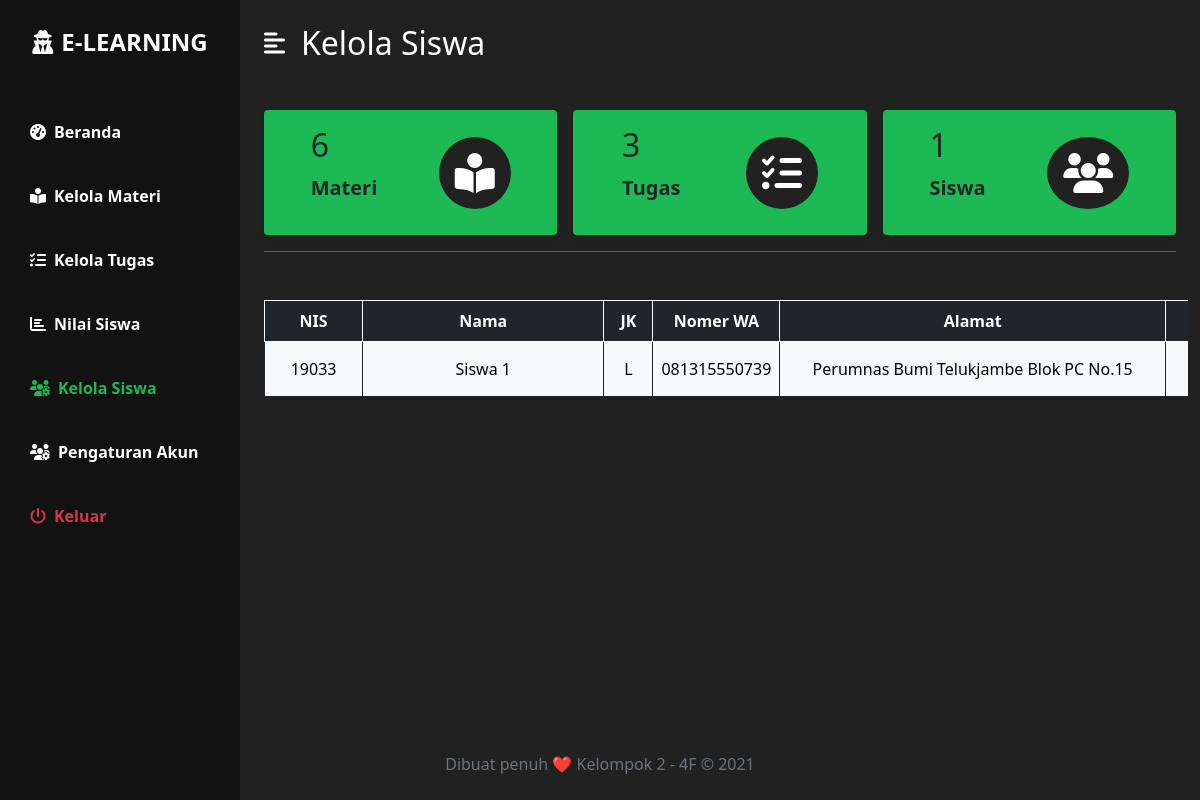
Page /guru/siswa.php (signed in) on the earlier database version.
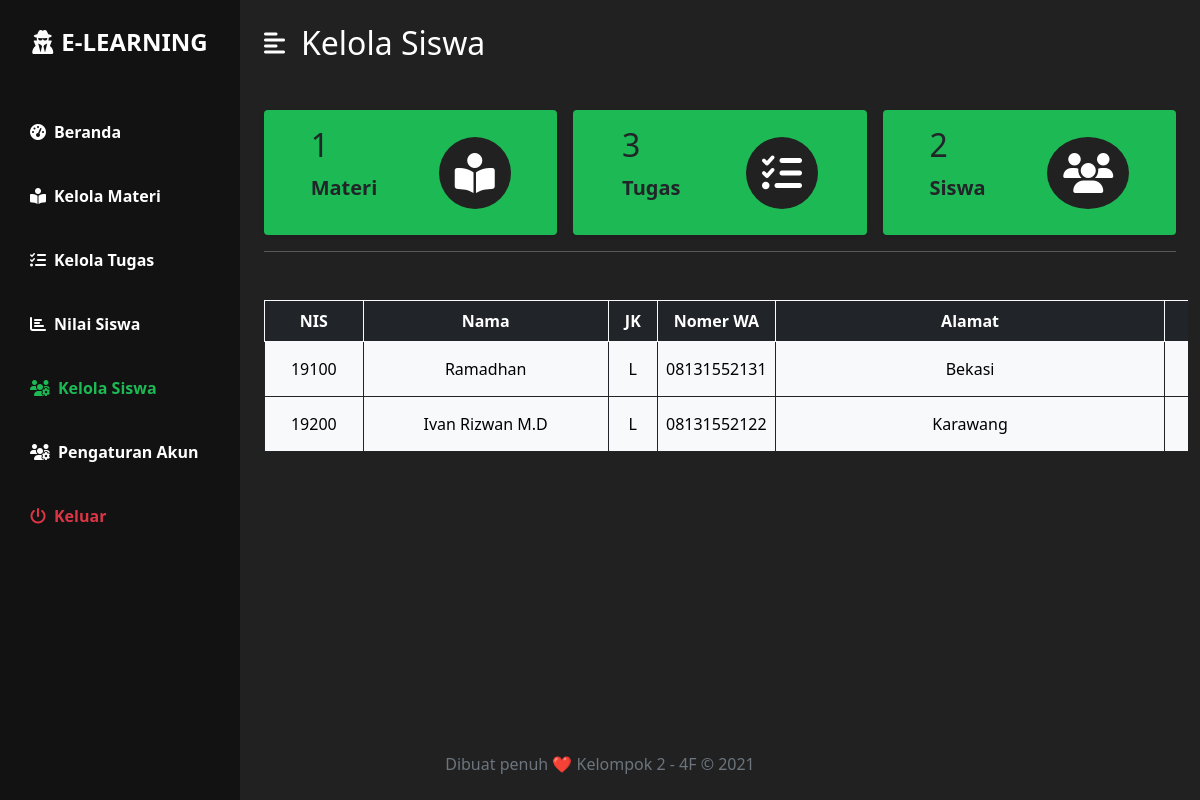
Same page on the later database version.
### tables this page shows
CREATE TABLE `user` (
  `id` varchar(16) NOT NULL,
  `password` varchar(32) NOT NULL,
  `nama` varchar(50) NOT NULL,
  `jk` enum('L','P') NOT NULL,
  `wa` varchar(13) NOT NULL,
  `alamat` varchar(100) NOT NULL,
  `status` varchar(10) NOT NULL
);

### guru/function/statusBox.php (called while the page is built, shortened)
<?php
    $queryMateri = mysqli_query($koneksi, "SELECT * FROM materi");
    $rowMateri = mysqli_num_rows($queryMateri);
    $querySiswa = mysqli_query($koneksi, "SELECT * FROM user WHERE status='Siswa'");
    $rowSiswa = mysqli_num_rows($querySiswa);
?>

### guru/siswa.php (the view, shortened to what the changed rows need)
<?php
    require 'function/session.php';
    require 'function/statusBox.php';
    $sqlUser = "SELECT * FROM user WHERE status='Siswa'";
    $query = mysqli_query($koneksi, $sqlUser);
?>
<!DOCTYPE html>
<html lang="en">
<head>
    <link rel="stylesheet" type="text/css" href="../css/bootstrap.css">
    <link rel="stylesheet" href="../css/styles.css" />
</head>
<body>
    <div class="d-flex" id="wrapper">
        <div id="page-content-wrapper">
            <nav class="navbar navbar-expand-lg navbar-light bg-2 py-4 px-4">
                <div class="d-flex align-items-center">
                    <h2 class="fs-2 m-0 warna-1">Kelola Siswa</h2>
                </div>
            </nav>
            <div class="container-fluid px-4">
                <div class="row g-3 my-2">
                    <div class="col-md-4">
                        <div class="p-3 bg-1 shadow-sm d-flex justify-content-around align-items-center rounded">
                            <div>
                                <h3 class="fs-2"><?php echo $rowMateri ?></h3>
                                <p class="fs-5 fw-bold" name>Materi</p>
                            </div>
                        </div>
                    </div>
                    <div class="col-md-4">
                        <div class="p-3 bg-1 shadow-sm d-flex justify-content-around align-items-center rounded">
                            <div>
                                <h3 class="fs-2"><?php echo $rowSiswa ?></h3>
                                <p class="fs-5 fw-bold">Siswa</p>
                            </div>
                        </div>
                    </div>
                </div>
                <div class="row my-5">
                    <div class="table-responsive-xxl">
                        <table class="table table-bordered border-primary align-middle text-center  mx-auto" style="min-width: 1000px;">
                            <thead class="table-dark border-light">
                                <tr>
                                    <th style="width: 10%;">NIS</th>
                                    <th style="width: 25%;">Nama</th>
                                    <th style="width: 5%;">JK</th>
                                    <th style="width: 10%;">Nomer WA</th>
                                    <th style="width: 40%;">Alamat</th>
                                    <th style="width: 10%;">Aksi</th>
                                </tr>
                            </thead>
                            <tbody class="table-light border-dark">
                            <?php
                                    while ($row = mysqli_fetch_array($query)){
                                        echo '
                                        <form action="function/hapusUser.php?id='.$row['id'].'" method="post">
                                            <tr>
                                                <td>'.$row['id'].'</td>
                                                <td>'.$row['nama'].'</td>
                                                <td>'.$row['jk'].'</td>
                                                <td>'.$row['wa'].'</td>
                                                <td>'.$row['alamat'].'</td>
                                                <td>
                                                    '?><button type="submit" class="btn btn-danger" onclick="return confirm('Hapus siswa?')"><i class="fas fa-trash me-2]"></i></button><?php echo '
                                                </td>
                                            </tr>
                                        </form>';
                                    }
                                ?>
                            </tbody>
                        </table>
                    </div>
                </div>
            </div>
        </div>
    </div>
</body>
</html>

Differences in the rows shown:
removed user: id "19033", nama "Siswa 1", jk "L", wa "081315550739", alamat "Perumnas Bumi Telukjambe Blok PC No.15"
added user: id "19100", nama "Ramadhan", jk "L", wa "08131552131", alamat "Bekasi"
added user: id "19200", nama "Ivan Rizwan M.D", jk "L", wa "08131552122", alamat "Karawang"
Other differences:
$rowMateri: "6" → "1"
$rowSiswa: "1" → "2"
